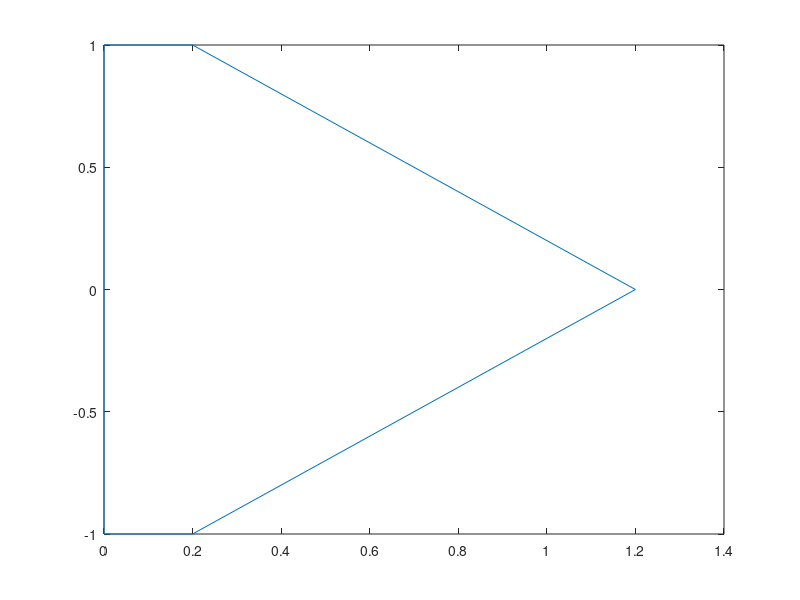

Source code (MATLAB): (Note: this script raises an error after producing the figure.)



clf
EE_c = [0,-1; .2,-1; 1.2,0; .2,1; 0,1; 0,-1]

plot(EE_c(:,1),EE_c(:,2))
plot_frame([0,0,0],.5)


plot(balls(1,1),balls(1,2), 'r*')
plot(balls(2,1),balls(2,2), 'r*')
plot(balls(3,1),balls(3,2), 'r*')

plot(grounds(1,1),grounds(1,2), 'r*')
plot(grounds(2,1),grounds(2,2), 'r*')
plot(grounds(3,1),grounds(3,2), 'r*')

for i=[1,2,3]
    plot([balls(i,1),grounds(i,1)],[balls(i,2),grounds(i,2)])
end


plot_frame(disp_ee,.5)
plot(def_balls(1,1),def_balls(1,2), 'g*')
plot(def_balls(2,1),def_balls(2,2), 'g*')
plot(def_balls(3,1),def_balls(3,2), 'g*')